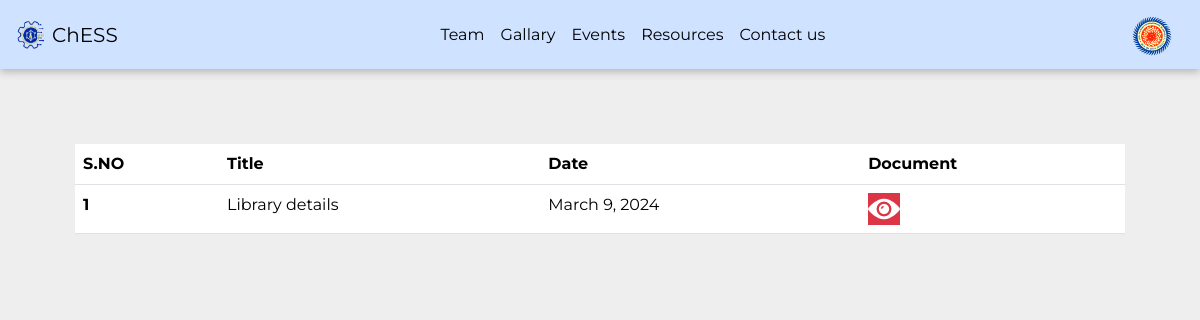
Page /resources on the committed database.
### main/models.py (models this page shows, shortened)
class Resources(models.Model):
    s_no = models.AutoField(primary_key=True)
    title = models.CharField(max_length=50)
    date = models.DateField()
    doc = models.FileField(upload_to='documents/')

### main/views.py (the view)
# urls.py: path('resources', views.resources, name="resources")
def resources(request):
    resources = Resources.objects.all()
    return render(request,"resources.html",{
        "resources":resources
    })

### templates/resources.html (shortened to what this page needs)
{% extends "base.html" %}
{% block link %}"../static/resources.css"{% endblock link %}
{% block body %}
<div class="custom-table">
    <table class="table ">
        <thead>
          <tr>
            <th scope="col">S.NO</th>
            <th scope="col">Title</th>
            <th scope="col">Date</th>
            <th scope="col">Document</th>
          </tr>
        </thead>
        <tbody>
          {% for resource in resources %}
            <tr id="{{resource.s_no}}">
                <th scope="row">{{resource.s_no}}</th>
                <td>{{resource.title}}</td>
                <td>{{resource.date}}</td>
                <td><a href="{{resource.doc.url}}"><img src="../static/images/view-white.png" alt="image" class=" bg-danger table-img "></a></td>
            </tr>
          {% endfor %}
        </tbody>
    </table>
</div>
{% endblock body %}

### static/resources.css (style rules this page uses)
.custom-table { margin-left: 75px; margin-right: 75px; margin-top: 75px; border-radius: 9px; }

### templates/base.html (style rules this page uses)
html, body { position: relative; height: 100%; }
body { background: #eee; font-family: "Montserrat", sans-serif; font-optical-sizing: auto; font-weight: <weight>; font-style: normal; color: #000; margin: 0; padding: 0; }

### rows in the picture
Resources: s_no "1", title "Library details", date "March 9, 2024"
